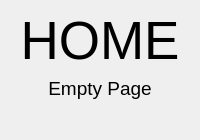
                  <widget class="QWidget" name="page_home">
                   <layout class="QVBoxLayout" name="verticalLayout_10">
                    <item>
                     <widget class="QLabel" name="label_6">
                      <property name="font">
                       <font>
                        <pointsize>40</pointsize>
                       </font>
                      </property>
                      <property name="styleSheet">
                       <string notr="true"/>
                      </property>
                      <property name="text">
                       <string>HOME</string>
                      </property>
                      <property name="alignment">
                       <set>Qt::AlignCenter</set>
                      </property>
                     </widget>
                    </item>
                    <item>
                     <widget class="QLabel" name="label">
                      <property name="font">
                       <font>
                        <pointsize>14</pointsize>
                       </font>
                      </property>
                      <property name="text">
                       <string>Empty Page</string>
                      </property>
                      <property name="alignment">
                       <set>Qt::AlignCenter</set>
                      </property>
                     </widget>
                    </item>
                    <item>
                     <widget class="QLabel" name="label_7">
                      <property name="font">
                       <font>
                        <pointsize>15</pointsize>
                       </font>
                      </property>
                      <property name="text">
                       <string/>
                      </property>
                      <property name="alignment">
                       <set>Qt::AlignCenter</set>
                      </property>
                     </widget>
                    </item>
                   </layout>
                  </widget>
